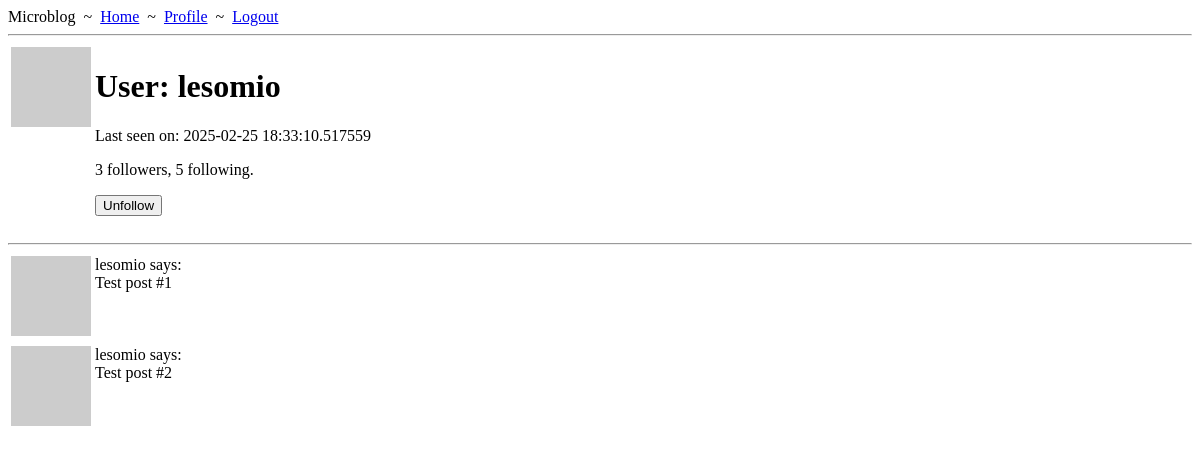
Page /user/lesomio (signed in) on the earlier database version.
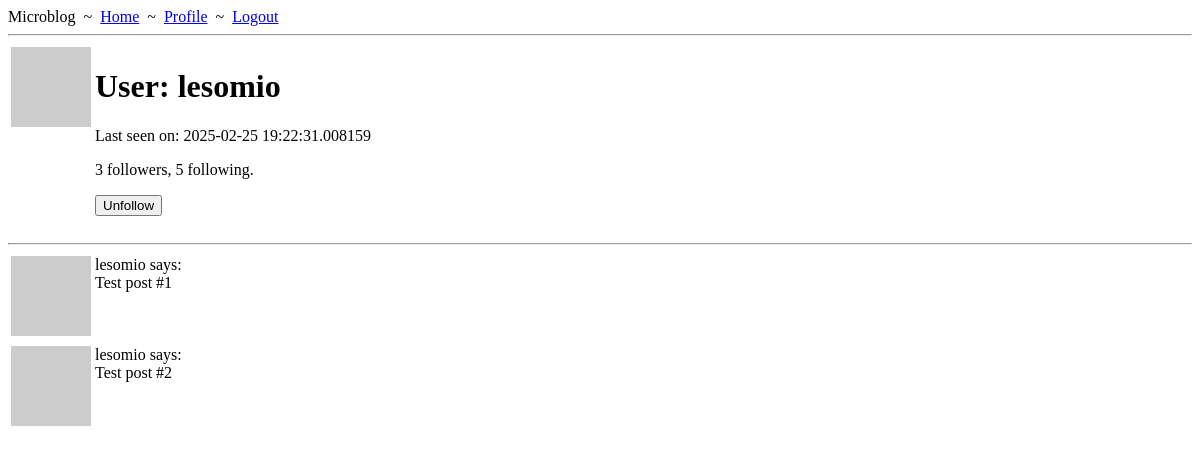
Same page on the later database version.
### app/models.py (models this page shows, shortened)
class User(UserMixin, db.Model):
    id: so.Mapped[int] = so.mapped_column(primary_key=True)
    username: so.Mapped[str] = so.mapped_column(sa.String(64), index=True,
                                                unique=True)
    email: so.Mapped[str] = so.mapped_column(sa.String(120), index=True,
                                             unique=True)
    password_hash: so.Mapped[Optional[str]] = so.mapped_column(sa.String(256))
    posts: so.WriteOnlyMapped['Post'] = so.relationship(
        back_populates='author'
    )
    following: so.WriteOnlyMapped['User'] = so.relationship(
        secondary=followers,
        primaryjoin=(followers.c.follower_id == id),
        secondaryjoin=(followers.c.followed_id == id),
        back_populates='followers'
    )
    followers: so.WriteOnlyMapped['User'] = so.relationship(
        secondary=followers,
        primaryjoin=(followers.c.followed_id == id),
        secondaryjoin=(followers.c.follower_id == id),
        back_populates='following'
    )
    about_me: so.Mapped[Optional[str]] = so.mapped_column(sa.String(140))
    last_seen: so.Mapped[Optional[datetime]] = so.mapped_column(
        default=lambda: datetime.now(timezone.utc))
    def avatar(self, size):
        digest = md5(self.email.lower().encode('utf-8')).hexdigest()
        return f'https://www.gravatar.com/avatar/{digest}?d=identicon&s={size}'
    def is_following(self, user):
        query = self.following.select().where(User.id == user.id)
        return db.session.scalar(query) is not None
    def followers_count(self):
        query = self.followers.select()
        query = sa.select(sa.func.count()).select_from(
            query.subquery()
        )
        return db.session.scalar(query)
    def following_count(self):
        query = self.following.select()
        query = sa.select(sa.func.count()).select_from(
            query.subquery()
        )
        return db.session.scalar(query)

### app/routes.py (the view)
@app.route('/user/<username>')
@login_required
def user(username):
    user = db.first_or_404(sa.select(User).where(User.username == username))
    posts = [
        {'author': user, 'body': 'Test post #1'},
        {'author': user, 'body': 'Test post #2'}
    ]
    form = EmptyForm()
    return render_template("user.html", user=user, posts=posts, form=form)

### app/forms.py
class EmptyForm(FlaskForm):
    submit = SubmitField('Submit')

### app/models.py (called while the page is built)
@login.user_loader
def load_user(id):
    return db.session.get(User, int(id))

### app/routes.py (called while the page is built)
@app.before_request
def before_request():
    if current_user.is_authenticated:
        current_user.last_seen = datetime.now(timezone.utc)
        db.session.commit()

### app/templates/user.html (shortened to what this page needs)
{% extends "base.html" %}
{% block content %}
    <table>
        <tr valign="top">
            <td><img src="{{ user.avatar(128) }}"></td>
            <td>
                <h1>User: {{ user.username }}</h1>
                {% if user.last_seen %}<p>Last seen on: {{ user.last_seen }}</p>{% endif %}
                <p>{{ user.followers_count() }} followers, {{ user.following_count() }} following.</p>
                {% if user == current_user %}
                <p><a href="{{ url_for('edit_profile') }}">Edit your profile</a></p>
                {% else %}
                <p>
                    <form action="{{ url_for('unfollow', username=user.username) }}" method="post">
                        {{ form.submit(value='Unfollow') }}
                    </form>
                </p>
                {% endif %}
            </td>
        </tr>
    </table>
    <hr>
    {% for post in posts %}
        {% include "_post.html" %}
    {% endfor %}
{% endblock content %}

### app/templates/base.html (shortened to what this page needs)
<!DOCTYPE html>
<html>
  <head>
  </head>
  <body>
    <div>
      Microblog
      &nbsp;~&nbsp;
      <a href={{ url_for('index') }}>Home</a>
      &nbsp;~&nbsp;
      {% if current_user.is_anonymous %}
      <a href={{ url_for('login') }}>Login</a>
      {% else %}
      <a href={{ url_for('user', username=current_user.username) }}>Profile</a>
      &nbsp;~&nbsp;
      <a href={{ url_for('logout') }}>Logout</a>
      {% endif %}
    </div>
    <hr />
    {% block content %} {% endblock content %}
  </body>
</html>

### app/templates/_post.html
<table>
    <tr valign="top">
        <td><img src="{{ post.author.avatar(36) }}"></td>
        <td>{{ post.author.username }} says:<br>{{ post.body }}</td>
    </tr>
</table>

Differences in the rows shown:
changed User "lesomio": last_seen "2025-02-25 18:33:10.517559" → "2025-02-25 19:22:31.008159"
